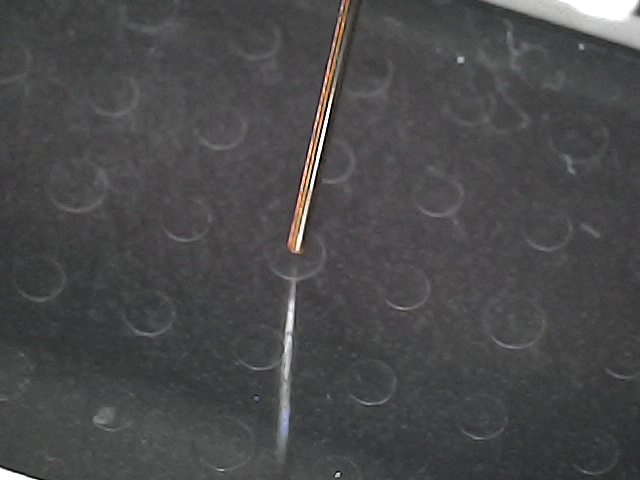
#> input picture foto.jpg, 640 x 480 px
$ python copencvlearning.py
#> lines starting #> are read from the running program, lines starting #| are printed output that depends on the picture; after the words box and inside, x2 and y2 are one past the last pixel; in counts of white or black regions, pixels touching at a corner belong together
import cv2
import numpy as np

img = cv2.imread('foto.jpg', 1)
#> img is the input picture: shape (480, 640, 3); mean B, G, R 74, 73.5, 73.7
# img = cv2.resize(img, (0, 0), fx=0.5, fy = 0.5)
# img = cv2.rotate(img, cv2.cv2.ROTATE_90_CLOCKWISE)

hsv = cv2.cvtColor(img, cv2.COLOR_HSV2BGR) # converts to hsv
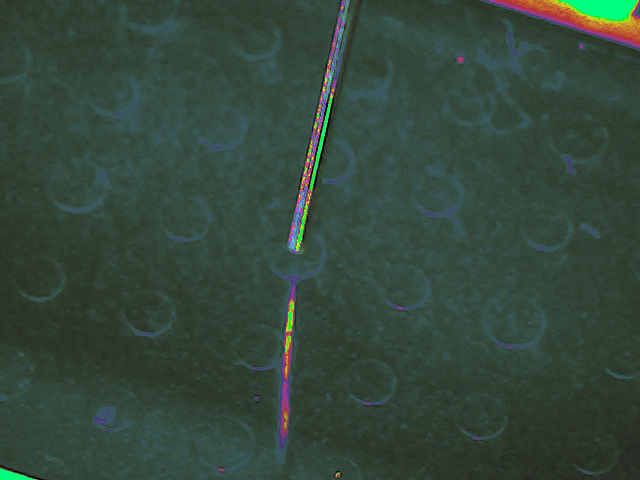
#> hsv: shape (480, 640, 3); mean B, G, R 60.1, 71.8, 52.1

lower_blue = np.array([70, 70, 70])
upper_blue = np.array([250, 250, 250])

mask = cv2.inRange(hsv, lowerb = lower_blue, upperb= upper_blue) # which pixels we should keep and which not
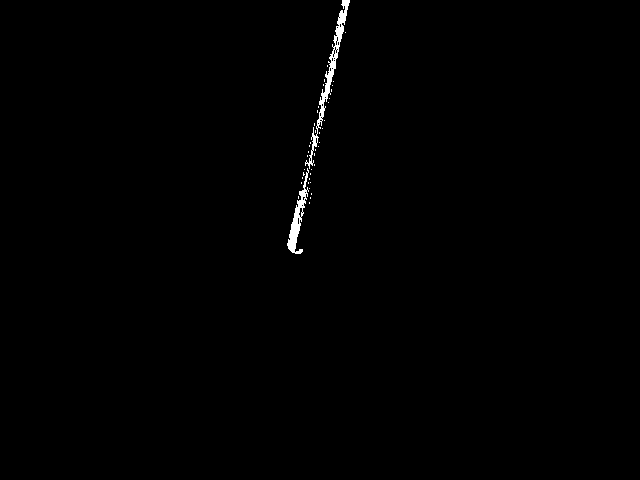
#> mask: shape (480, 640); 0.49% white; 41 white regions (39 under 20 px), largest, box (x1, y1, x2, y2) and area: (305, 0, 350, 169) 874, (287, 168, 309, 254) 554

result = cv2.bitwise_and(img, img, mask=mask)

# cv2.imwrite('new_img.jpg', img) # to write a new image

cv2.imshow('result', result)
cv2.imshow('mask', mask)
cv2.imshow('img', img)


cv2.waitKey(0)

cv2.destroyAllWindows()
